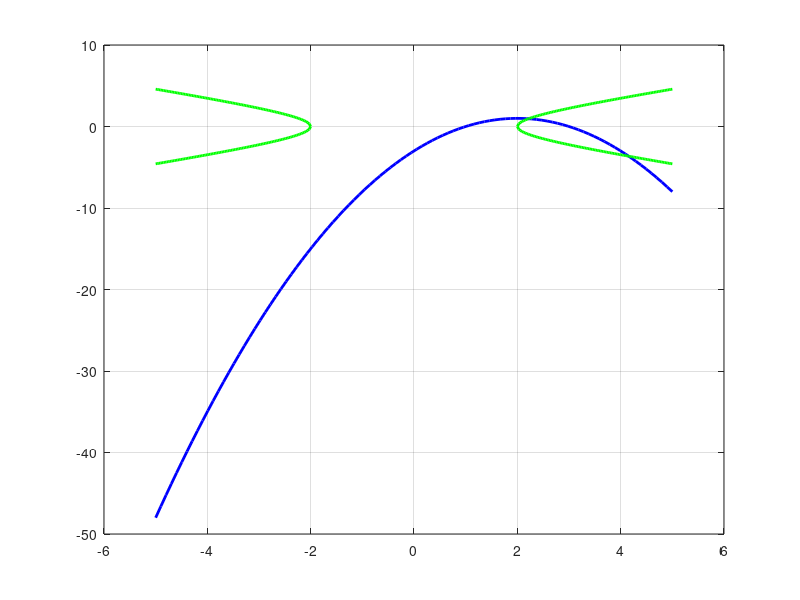

This figure's MATLAB source: (Note: this script raises an error after producing the figure.)
% esercizio sistema di due equazioni non lineari
clear all
close all
clc

x = linspace(-5,5);
y = -x.^2+4*x-3;
plot(x,y,'b','linewidth',2)
x = linspace(2,5);
hold on
plot(x,sqrt(x.^2-4),'g','linewidth',2)
plot(x,-sqrt(x.^2-4),'g','linewidth',2)
x = linspace(-5,-2);
hold on
plot(x,sqrt(x.^2-4),'g','linewidth',2)
plot(x,-sqrt(x.^2-4),'g','linewidth',2)
grid on
% newton
F = @(x) [x(1).^2-x(2).^2-4; x(1).^2-4*x(1)+x(2)+3];
JF = @(x)[2*x(1), -2*x(2); 2*x(1)-4, 1];

x0 = [4;-4];
kmax = 100;
tol = 1.0e-07;
[x,k] = newton_sistemi(F,JF,x0,kmax,tol)
hold on
plot(x(1),x(2),'or','linewidth',2)
x2 = fsolve(F,x0)